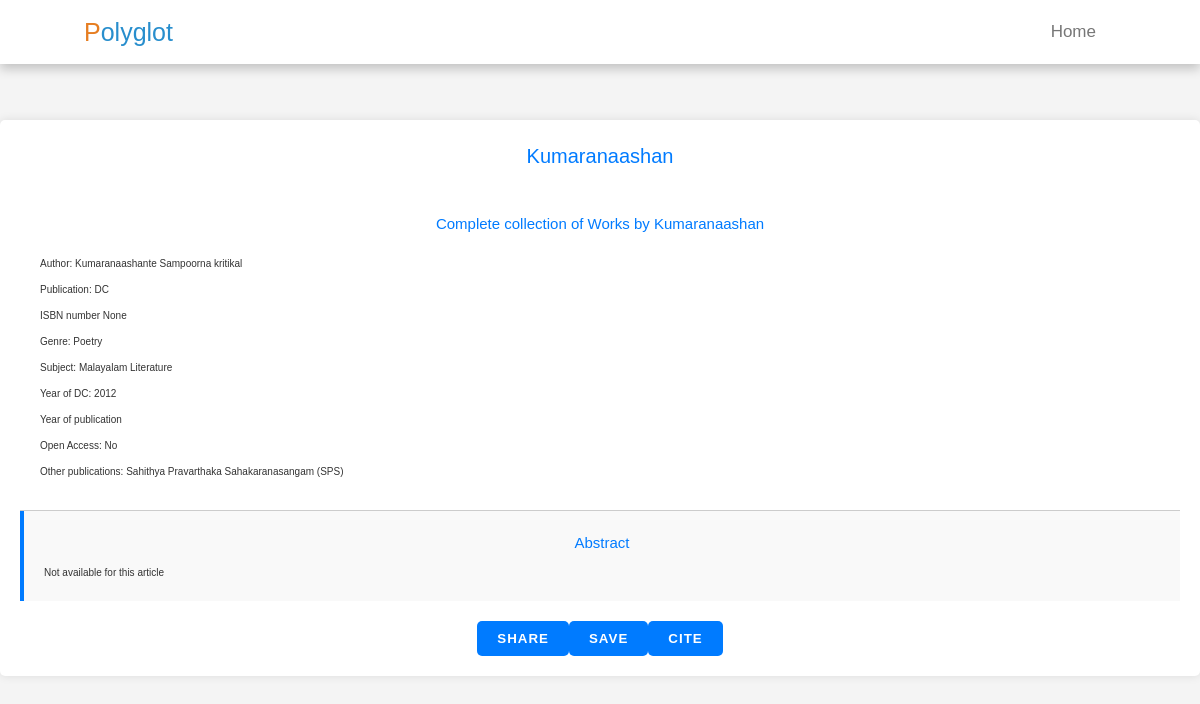
The page /malayalam/3 on the database its author committed.
### citation/models.py (models this page shows)
class malayalam(models.Model):
    isbn_no=models.CharField(max_length=255)
    malayalam_title=models.CharField(max_length=255)
    english_title=models.CharField(max_length=255)
    author_name=models.CharField(max_length=255)
    subject=models.CharField(max_length=255)
    genre=models.CharField(max_length=255)
    publisher=models.CharField(max_length=255)
    year_of_dc=models.CharField(max_length=255)
    year_pub=models.CharField(max_length=255)
    other_pub=models.CharField(max_length=255)

### citation/views.py (the view)
# urls.py: path('malayalam/<int:id>',views.malayalamdesc, name="malayalamdesc")
def malayalamdesc(request,id):
    obj=malayalam.objects.filter(id=id)[0]
    context={
        'data':obj
    }
    return render(request,"citation/malayalamdesc.html",context)

### citation/templates/citation/malayalamdesc.html (shortened to what this page needs)
<!DOCTYPE html>
<html lang="en">
<head>
</head>
<body>
  <header class="header">
    <a href="/" class="logo"><span>P</span>olyglot</a>
    <nav class="navbar">
      <a href="/">Home</a>
    </nav>
  </header>
    <div class="container">
        <h1>{{ data.malayalam_title }}</h1>
        <div class="book-info">
            <h2>{{ data.english_title }}</h2>
            <p><strong>Author:</strong> {{ data.author_name }}</p>
            <p><strong>Publication:</strong> {{ data.publisher }}</p>
            <p><strong>ISBN number</strong> {{ data.isbn_no }}</p>
            <p><strong>Genre:</strong> {{ data.genre }}</p>
            <p><strong>Subject:</strong> {{ data.subject }}</p>
            <p><strong>Year of DC:</strong> {{ data.year_of_dc }}</p>
            <p><strong>Year of publication</strong> {{ data.year_of_pub }}</p>
            <p><strong>Open Access:</strong> No</p>
            <p><strong>Other publications: </strong>  {{ data.other_pub }}</p>
        </div>
        <div class="abstract">
            <h2>Abstract</h2>
            <p>
                Not available for this article
            </p>
        </div>
        <div class="btn-container">
            <button class="btn" onclick="shareBook()">Share</button>
            <button class="btn" onclick="saveBook()">Save</button>
            <button class="btn" onclick="citeBook()">Cite</button>
        </div>
    </div>
</body>
</html>

### citation/templates/citation/malayalamdesc.html (style rules this page uses)
:root { --orange:#e67e22; --black:#333; --blue: #288ecd; --light-color:#777; --border:.1rem solid rgba(0,0,0,.2); --box-shadow:0 .5rem 1rem rgba(0,0,0,.2); }
* { margin:0; padding:0; box-sizing: border-box; outline: none; border:none; text-decoration: none; font-family: Verdana, Geneva, Tahoma, sans-serif; font-weight: lighter; }
html { font-size: 62.5%; overflow-x: hidden; scroll-behavior: smooth; scroll-padding-top: 6rem; }
body { font-family: 'Segoe UI', Tahoma, Geneva, Verdana, sans-serif; background-color: #f4f4f4; color: #333; line-height: 1.6; margin: 0; padding: 0; }
.header { position: fixed; top:0; left:0; right:0; z-index: 1000; background: #fff; box-shadow: var(--box-shadow); display: flex; align-items: center; padding:1.2rem 7%; }
.header .logo { color:var(--blue); font-size: 2.5rem; margin-right: auto; }
.header .logo span { color:var(--orange); }
.header .navbar a { color:var(--light-color); margin-right: 2rem; font-size: 1.7rem; text-transform: capitalize; }
.container { max-width: 1200px; margin: 20px auto; margin-top: 15vh; padding: 20px; background-color: #fff; border-radius: 5px; box-shadow: 0 0 10px rgba(0, 0, 0, 0.1); }
h1, h2 { text-align: center; margin-bottom: 20px; color: #007bff; }
.book-info { padding: 20px; border-bottom: 1px solid #ccc; }
.book-info p { margin-bottom: 10px; }
.abstract { margin-bottom: 20px; padding: 20px; background-color: #f9f9f9; border-left: 4px solid #007bff; }
.abstract h2 { margin-bottom: 10px; color: #007bff; }
.btn-container { display: flex; justify-content: center; margin-top: 20px; }
.btn { padding: 10px 20px; border: none; border-radius: 5px; cursor: pointer; color: #fff; background-color: #007bff; transition: background-color 0.3s ease; text-transform: uppercase; font-weight: bold; letter-spacing: 1px; }

### rows shown on the page
malayalam: malayalam_title "Kumaranaashan", english_title "Complete collection of Works by Kumaranaashan", author_name "Kumaranaashante Sampoorna kritikal", publisher "DC", isbn_no "None", genre "Poetry", subject "Malayalam Literature", year_of_dc "2012", other_pub "Sahithya Pravarthaka Sahakaranasangam (SPS)"
